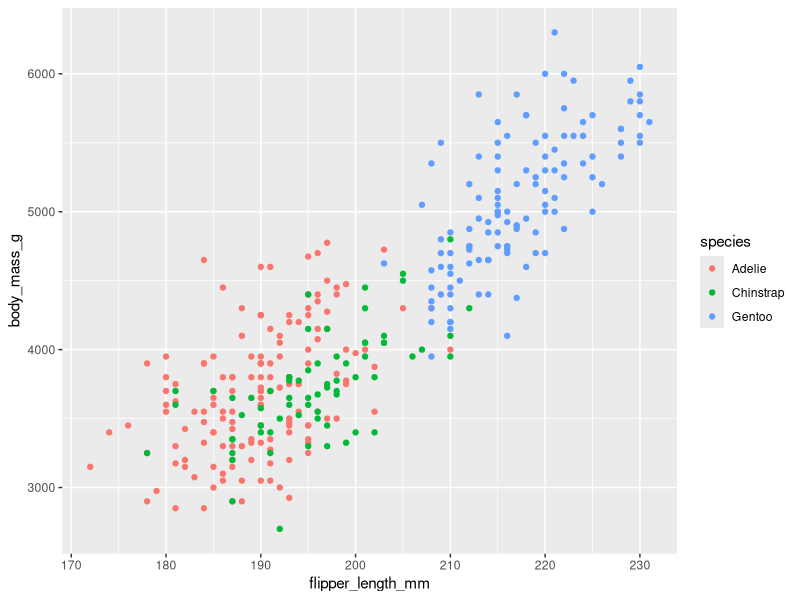

Here is the R script that generated this plot:
## ---- chunk 1
# Load the packages into R session                 
library(tidyverse)                                 
## ---- chunk 2
# Import the dataset into workspace                
penguins <- read_csv("Datasets/penguins.csv")      
## ---- chunk 3
# Get a quick overview of dataset                  
glimpse(penguins)                                  
## ---- chunk 4
ggplot(                                   
  data = penguins,                        
  mapping = aes(                          
             x = flipper_length_mm,       
             y = body_mass_g,             
             color = species)             
) +                                       
  geom_point()
